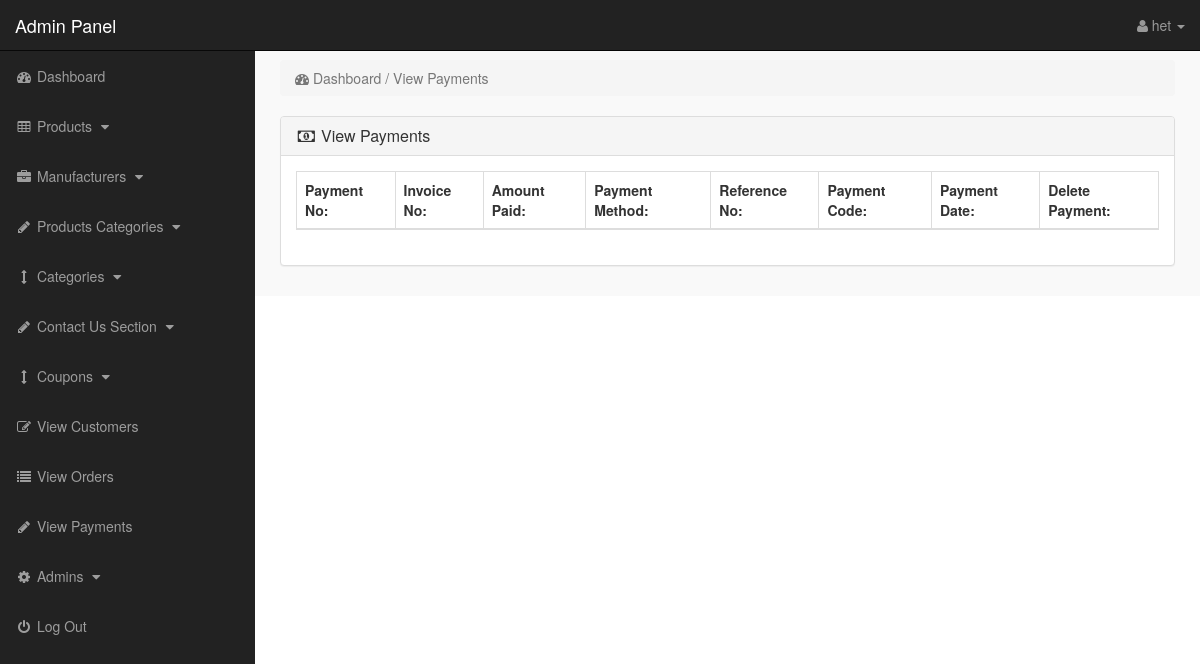
/admin/index.php?view_payments (signed in), run on an earlier commit of the app's database.
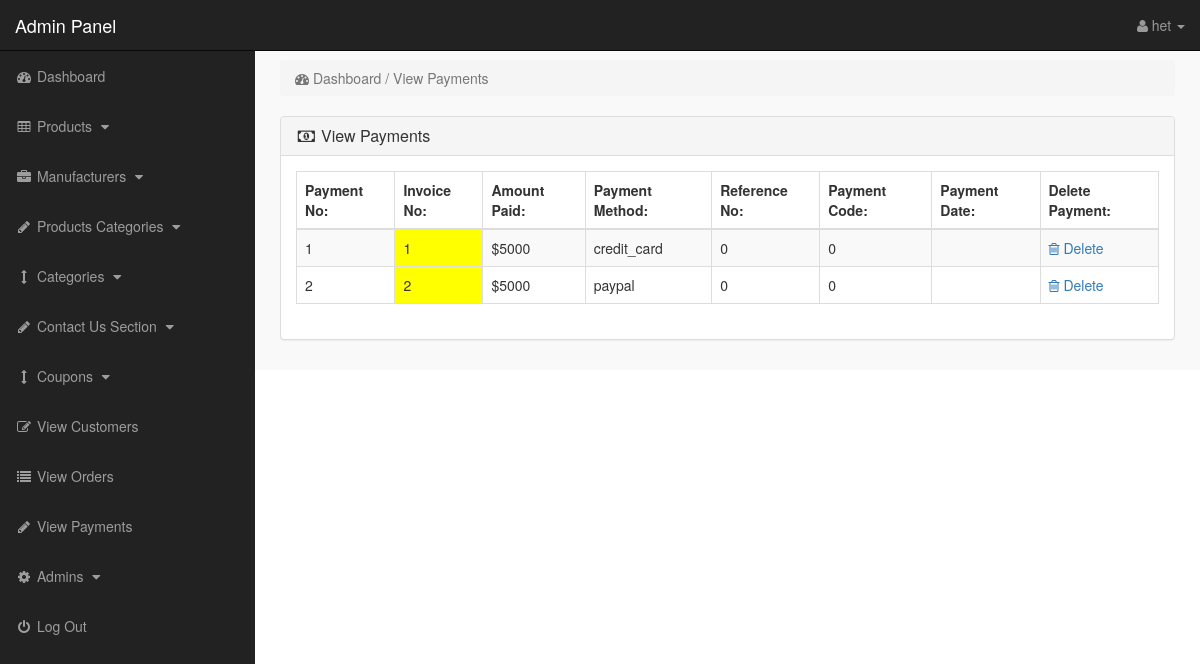
And on a later commit of the database.
### tables this page shows
CREATE TABLE `payments` (
  `payment_id` int(10) NOT NULL,
  `invoice_no` int(10) NOT NULL,
  `amount` int(10) NOT NULL,
  `payment_mode` text NOT NULL,
  `ref_no` int(10) NOT NULL,
  `code` int(10) NOT NULL,
  `payment_date` text NOT NULL
);

### admin/view_payments.php (the view, shortened to what the changed rows need)
<?php
if(!isset($_SESSION['admin_email'])){
echo "<script>window.open('login.php','_self')</script>";
}
else {
?>
<div class="row">
<div class="col-lg-12">
<div class="panel panel-default">
<div class="panel-body">
<div class="table-responsive">
<table class="table table-hover table-bordered table-striped">
<thead>
<tr>
<th>Payment No:</th>
<th>Invoice No:</th>
<th>Amount Paid:</th>
<th>Payment Method:</th>
<th>Reference No:</th>
<th>Payment Code:</th>
<th>Payment Date:</th>
<th>Delete Payment:</th>
</tr>
</thead>
<tbody>
<?php
$i = 0;
$get_payments = "select * from payments";
$run_payments = mysqli_query($con,$get_payments);
while($row_payments = mysqli_fetch_array($run_payments)){
$payment_id = $row_payments['payment_id'];
$invoice_no = $row_payments['invoice_no'];
$amount = $row_payments['amount'];
$payment_mode = $row_payments['payment_mode'];
$ref_no = $row_payments['ref_no'];
$code = $row_payments['code'];
$payment_date = $row_payments['payment_date'];
$i++;
?>
<tr>
<td><?php echo $i; ?></td>
<td bgcolor="yellow" ><?php echo $invoice_no; ?></td>
<td>$<?php echo $amount; ?></td>
<td><?php echo $payment_mode; ?></td>
<td><?php echo $ref_no; ?></td>
<td><?php echo $code; ?></td>
<td><?php echo $payment_date; ?></td>
<td>
<a href="index.php?payment_delete=<?php echo $payment_id; ?>" >
<i class="fa fa-trash-o" ></i> Delete
</a>
</td>
</tr>
<?php } ?>
</tbody>
</table>
</div>
</div>
</div>
</div>
</div>
<?php } ?>

### admin/includes/sidebar.php (shortened to what the changed rows need)
<?php
if (!isset($_SESSION['admin_email'])) {
    echo "<script>window.open('login.php','_self')</script>";
} else {
?>
    <nav class="navbar navbar-inverse navbar-fixed-top">
        <div class="navbar-header">
            <a class="navbar-brand" href="index.php?dashboard">Admin Panel</a>
        </div>
        <ul class="nav navbar-right top-nav">
            <li class="dropdown">
                <a href="#" class="dropdown-toggle" data-toggle="dropdown">
                    <i class="fa fa-user"></i>
                    <?php echo $admin_name; ?> <b class="caret"></b>
                </a>
            </li>
        </ul>
        <div class="collapse navbar-collapse navbar-ex1-collapse">
            <ul class="nav navbar-nav side-nav">
                <li>
                    <a href="index.php?dashboard">
                        <i class="fa fa-fw fa-dashboard"></i> Dashboard
                    </a>
                </li>
                <li>
                    <a href="#" data-toggle="collapse" data-target="#products">
                        <i class="fa fa-fw fa-table"></i> Products
                        <i class="fa fa-fw fa-caret-down"></i>
                    </a>
                </li>
                <li>
                    <a href="#" data-toggle="collapse" data-target="#manufacturers">
                        <i class="fa fa-fw fa-briefcase"></i> Manufacturers
                        <i class="fa fa-fw fa-caret-down"></i>
                    </a>
                </li>
                <li>
                    <a href="#" data-toggle="collapse" data-target="#p_cat">
                        <i class="fa fa-fw fa-pencil"></i> Products Categories
                        <i class="fa fa-fw fa-caret-down"></i>
                    </a>
                </li>
                <li>
                    <a href="#" data-toggle="collapse" data-target="#cat">
                        <i class="fa fa-fw fa-arrows-v"></i> Categories
                        <i class="fa fa-fw fa-caret-down"></i>
                    </a>
                </li>
                <li>
                    <a href="#" data-toggle="collapse" data-target="#contact_us">
                        <i class="fa fa-fw fa-pencil"> </i> Contact Us Section
                        <i class="fa fa-fw fa-caret-down"></i>
                    </a>
                </li>
                <li>
                    <a href="#" data-toggle="collapse" data-target="#coupons">
                        <i class="fa fa-fw fa-arrows-v"></i> Coupons
                        <i class="fa fa-fw fa-caret-down"></i>
                    </a>
                </li>
                <li>
                    <a href="index.php?view_customers">
                        <i class="fa fa-fw fa-edit"></i> View Customers
                    </a>
                </li>
                <li>
                    <a href="index.php?view_orders">
                        <i class="fa fa-fw fa-list"></i> View Orders
                    </a>
                </li>
                <li>
                    <a href="index.php?view_payments">
                        <i class="fa fa-fw fa-pencil"></i> View Payments
                    </a>
                </li>
                <li>
                    <a href="#" data-toggle="collapse" data-target="#users">
                        <i class="fa fa-fw fa-gear"></i> Admins
                        <i class="fa fa-fw fa-caret-down"></i>
                    </a>
                </li>
                <li>
                    <a href="logout.php">
                        <i class="fa fa-fw fa-power-off"></i> Log Out
                    </a>
                </li>
            </ul>
        </div>
    </nav>
<?php } ?>

What changed in the data, as far as the page shows it:
added payments: invoice_no "1", amount "5000", payment_mode "credit_card", ref_no "0", code "0"
added payments: invoice_no "2", amount "5000", payment_mode "paypal", ref_no "0", code "0"
